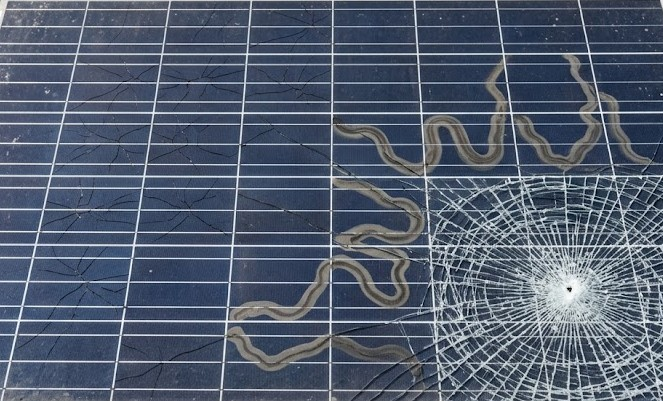
#> input picture classification/imgs/Image.jpg, 663 x 401 px; its folder holds only this picture in this run
$ python -i client_algorithms.py   (imports and definitions only)
#> lines starting #> are read from the running program, lines starting #| are printed output that depends on the picture; after the words box and inside, x2 and y2 are one past the last pixel; in counts of white or black regions, pixels touching at a corner belong together
import cv2
import numpy as np
from modules.RGB_Damage_area import DamageResult, detect_glass_break

# [277 lines left out: functions client_corrosion, client_microcracks, client_shadow, client_capture_glass, client_dust, client_snail_trail_canny and 3 more, not called in this run]

>>> import cv2
>>> picture = cv2.imread('../imgs/Image.jpg')
#> picture is the input picture: shape (401, 663, 3); mean B, G, R 111.1, 93.3, 82.3
>>> result = client_shadow(picture)
#> in client_shadow, `hsv = cv2.cvtColor(img, cv2.COLOR_BGR2HSV)`: hsv: shape (401, 663, 3); mean H, S, V 105.1, 77.5, 111.4
#> in client_shadow, `gray = cv2.cvtColor(img, cv2.COLOR_BGR2GRAY)`:
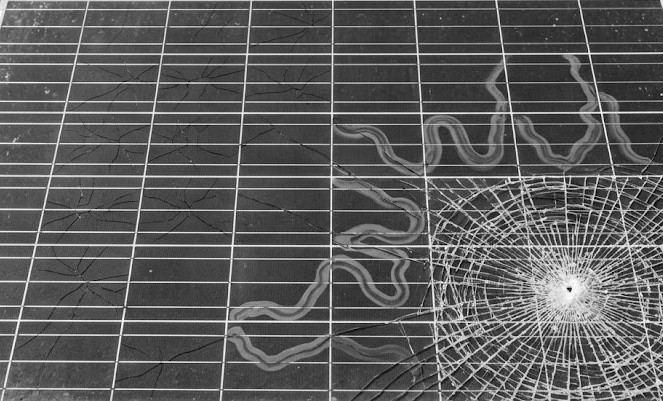
#> gray: shape (401, 663); min 1, max 255, mean 92
#> in client_shadow, `total_panel_mask = cv2.inRange(hsv, lower_fp, upper_fp)`:
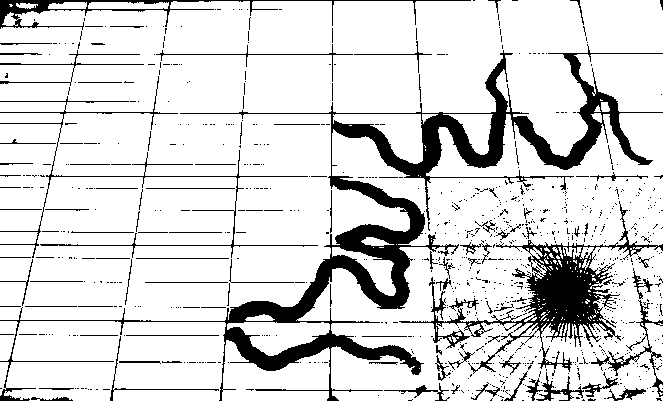
#> total_panel_mask: shape (401, 663); 85% white; 890 black regions (795 under 20 px), largest, box (x1, y1, x2, y2) and area: (0, 44, 663, 401) 20345, (399, 201, 663, 374) 7114, (0, 0, 471, 30) 1804
#> in client_shadow, `_, white_gaps = cv2.threshold(gray, 215, 255, cv2.THRESH_BINARY)`: white_gaps: shape (401, 663); 2.8% white in thin lines or dots
#> in client_shadow, `blurred = cv2.GaussianBlur(gray, (25, 25), 0)`:
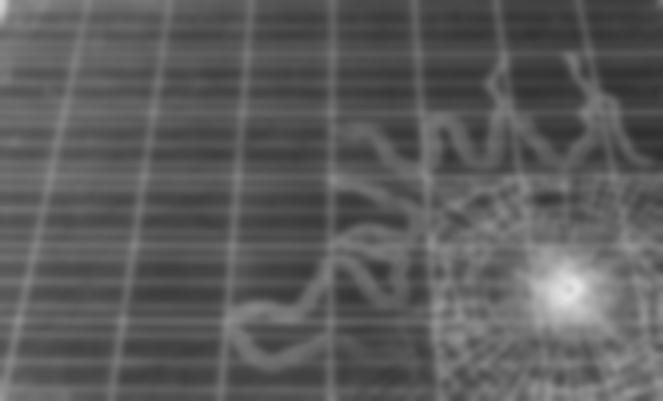
#> blurred: shape (401, 663); min 47, max 228, mean 91.9
#> after the loop in client_shadow, `for y in range(h):`: row_means = 401 values, max 113.9 at index 245, min 66.42 at index 0, mean 88.31
#> in client_shadow, `foreground_baseline = np.max(row_means) if len(row_means[row_means > 0..`: foreground_baseline = 113.9
#> after the loop in client_shadow, `for y in range(h):`:
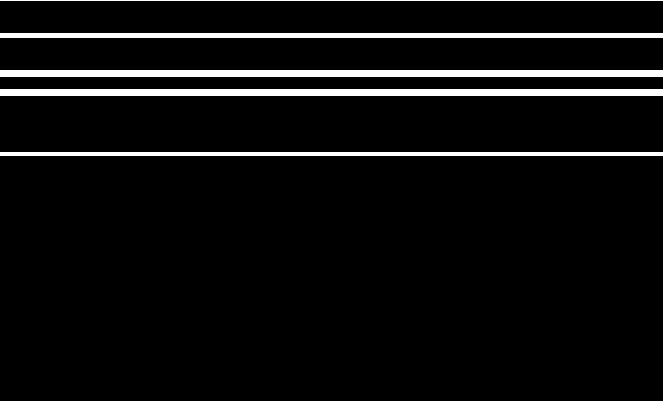
#> shadow_rows_mask: shape (401, 663); 6% white; 5 white regions, box (x1, y1, x2, y2) and area: (0, 70, 663, 77) 4641, (0, 89, 663, 96) 4641, (0, 33, 663, 38) 3315, (0, 152, 663, 156) 2652, (0, 0, 663, 1) 663
#> in client_shadow, `clean_sun_mask = cv2.inRange(hsv, np.array([95, 100, 70]), np.array([1..`:
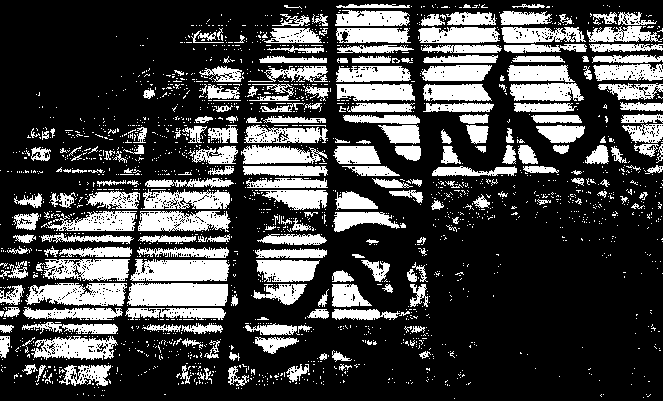
#> clean_sun_mask: shape (401, 663); 27.4% white; 2010 white regions (1781 under 20 px), largest, box (x1, y1, x2, y2) and area: (127, 283, 228, 306) 2170, (130, 259, 230, 281) 1872, (25, 283, 127, 306) 1750
#> in client_shadow, `edges = cv2.Canny(blurred, 40, 130)`: edges: shape (401, 663); every value is 0
#> in client_shadow, `raw_shadow_mask = cv2.bitwise_and(cv2.bitwise_and(shadow_rows_mask, to..`: raw_shadow_mask: shape (401, 663); 2.6% white; 267 white regions (224 under 20 px), largest, box (x1, y1, x2, y2) and area: (0, 70, 232, 77) 1390, (0, 89, 150, 96) 998, (0, 33, 196, 38) 954
#> in client_shadow, `raw_shadow_mask = cv2.morphologyEx(raw_shadow_mask, cv2.MORPH_CLOSE, k..`:
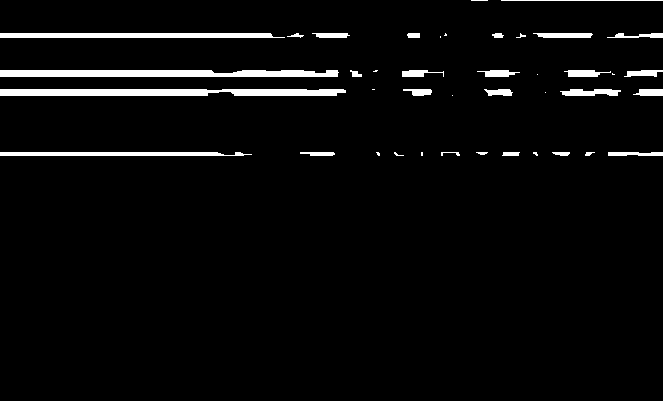
#> raw_shadow_mask: shape (401, 663); 3.8% white; 41 white regions (13 under 20 px)
#> in client_shadow, `contours, _ = cv2.findContours(raw_shadow_mask, cv2.RETR_EXTERNAL, cv2..`: contours = 41 contours, 18 with area under 20; largest, box (x1, y1, x2, y2) and area: (0, 89, 346, 96) 1926, (0, 70, 339, 77) 1890, (0, 33, 285, 38) 1086, (0, 152, 252, 156) 684, (560, 89, 621, 96) 261
#> the loop in client_shadow, `for cnt in contours: cv2.drawContours(filled_raw_mask, [cnt], -1, 255,..` made 41 passes
#> in client_shadow, `num_labels, labels, stats, _ = cv2.connectedComponentsWithStats(filled..`:
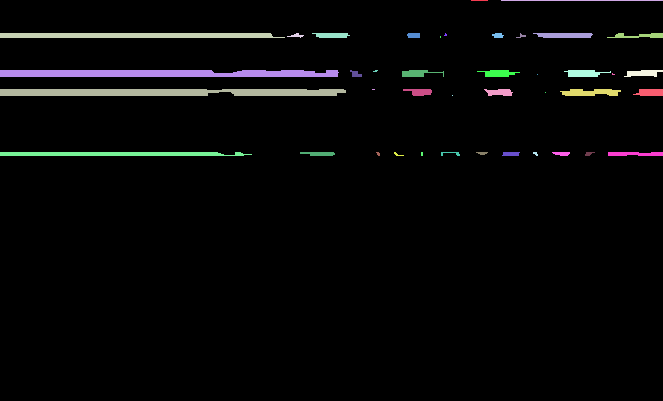
#> labels: shape (401, 663) int32; 42 distinct labels, from 0 to 41; one colour per label, 0 black
#> in client_shadow, `num_labels, labels, stats, _ = cv2.connectedComponentsWithStats(filled..`: num_labels = 42; stats = 42 rows, first 6: [0, 0, 663, 401, 255848], [471, 0, 17, 1, 17], [501, 0, 162, 1, 162], [0, 33, 285, 5, 1373], [287, 33, 17, 5, 38], [312, 33, 38, 5, 161]
#> in client_shadow, `total_panel_pixels = max(1, cv2.countNonZero(total_panel_mask))`: total_panel_pixels = 225863
#> in client_shadow, `shadow_pixels = cv2.countNonZero(solid_shadow_mask)`: shadow_pixels = 0
